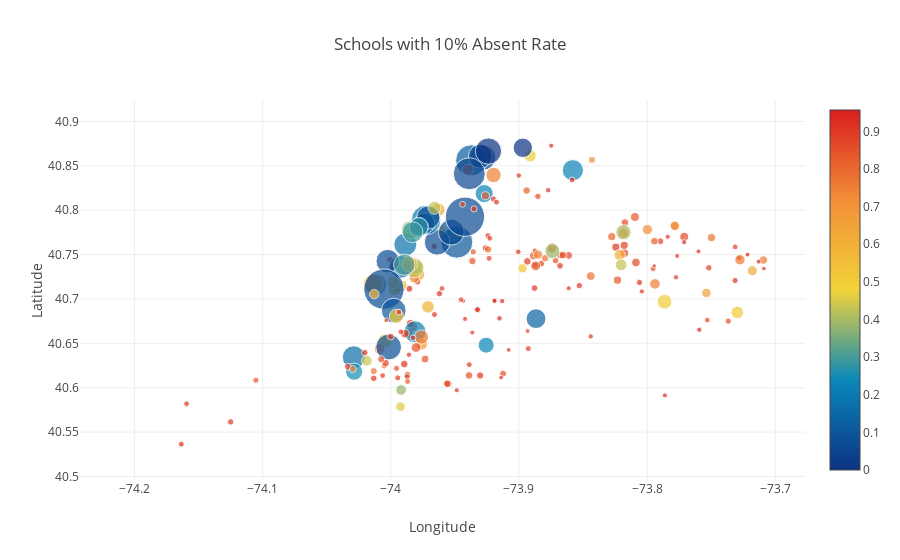

Write notebook code for a chart like this one.
### Markdown cell above
## Schools with 10% Absent Rate
The scools with **10%** absent rate are **more dispersed** around the New York area.

### Code cell
data = [
    {
        'x': absent_11["Longitude"],
        'y': absent_11["Latitude"],
        'text': absent_11["School Name"],
        'mode': 'markers',
        'marker': {
            'color': df["Economic Need Index"],
            'size': df["School Income Estimate"]/4500,
            'showscale': True,
            'colorscale':'Portland'
        }
    }
]

layout= go.Layout(
    title= 'Schools with 10% Absent Rate',
    xaxis= dict(
        title= 'Longitude'
    ),
    yaxis=dict(
        title='Latitude'
    )
)
fig = go.Figure(data=data, layout=layout)
iplot(fig, filename='scatter_hover_labels')

### Figure 1 — Plotly figure (JSON) as saved in the notebook; plotly's stock layout.template omitted (floating-point values rounded to 4 significant figures; data arrays with more than 128 entries replaced by an {"elided": "..."} marker saying what was removed)
{"data": [{"marker": {"color": {"elided": "1272 float values"}, "colorscale": "Portland", "showscale": true, "size": {"elided": "1272 float values"}}, "mode": "markers", "text": {"elided": "326 str values"}, "type": "scatter", "uid": "82c2629c-927e-11e8-a6e2-402cf46e02a7", "x": {"elided": "326 float values"}, "y": {"elided": "326 float values"}}], "layout": {"title": "Schools with 10% Absent Rate", "xaxis": {"title": "Longitude"}, "yaxis": {"title": "Latitude"}}}
